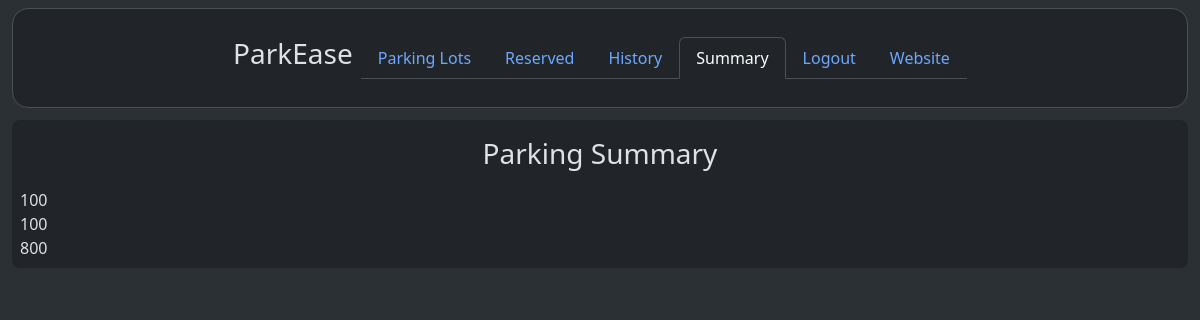
Page /user/dashboard/summary (signed in) on the earlier database version.
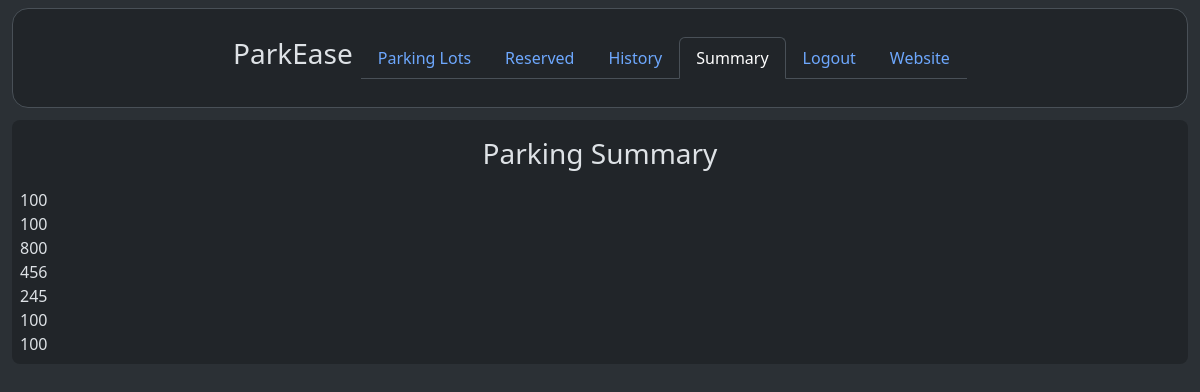
Same page on the later database version.
### models/parkingInfo.py (models this page shows, shortened)
class ReservedParkingSpot(db.Model) :
    __tablename__ = "reservedparkingspot"
    id = db.Column(db.Integer, primary_key = True, autoincrement = True)
    parkingSpotId = db.Column(db.Integer, db.ForeignKey("parkingspot.id"))
    userId = db.Column(db.Integer, db.ForeignKey("user.id"))
    parkingTimestamp = db.Column(db.DateTime)
    leavingTimestamp = db.Column(db.DateTime)
    totalCost = db.Column(db.Integer)
    vehicleNumber = db.Column(db.String)

### controllers/userDashboard.py (the view)
@userbp.route("/dashboard/summary", methods = ["GET"])
def summary() :
    if request.method == "GET" :
        return render_template("user/summary.html", reservedParkingSpots = viewAllReservedParkingSpots() )

### controllers/userDashboard.py (called while the page is built)
@userbp.before_request
def restrict() :
    if session.get("type") != "user" :
        return redirect(url_for("general.signIn"))

def viewAllReservedParkingSpots() :
    return db.session.execute(db.select(ReservedParkingSpot).filter_by(userId = session["id"])).scalars().all()

### templates/user/summary.html (shortened to what this page needs)
<!DOCTYPE html>
<html class = "h-100" data-bs-theme = "dark">
    <head>
        <link rel = "stylesheet" href = "/static/bootstrap/css/bootstrap.min.css"/>
        <link rel = "stylesheet" href = "/static/css/style.css"/>
    </head>
    <body class = "h-100">
        <div class = "container-fluid bg-body-tertiary min-vh-100">
            <div class = "container-fluid d-flex justify-content-center bg-body">
                <div class = "container-fluid mt-2 rounded-4 container-fluid border d-flex align-items-center justify-content-center overflow-auto position-fixed" style = "height: 100px; width: 98%; background-color: rgba(33, 37, 41, 0.9); z-index: 1000;">
                    <a href = "/" class = "text-decoration-none text-reset me-2">
                        <h3>
                            ParkEase
                        </h3>
                    </a>
                    <ul class = "nav nav-tabs">
                        <li class = "nav-item">
                            <a class = "nav-link" href = "/user/dashboard">
                                Parking Lots
                            </a>
                        </li>
                        <li class = "nav-item">
                            <a class = "nav-link", href = "/user/dashboard/reserved">
                                Reserved
                            </a>
                        </li>
                        <li class = "nav-item">
                            <a class = "nav-link", href = "/user/dashboard/history">
                                History
                            </a>
                        </li>
                        <li class = "nav-item">
                            <a class = "nav-link active" href = "/user/dashboard/summary">
                                Summary
                            </a>
                        </li>
                        <li class = "nav-item">
                            <a class = "nav-link" href = "/signIn">
                                Logout
                            </a>
                        </li>
                        <li class = "nav-item">
                            <a class = "nav-link" href = "/">
                                Website
                            </a>
                        </li>
                    </ul>
                </div>
            </div>
            <div class = "rounded-3 container-fluid bg-body p-2 overflow-auto" style = "height: 80%; width: 100%; margin-top: 120px;">
                <div class = "d-flex justify-content-center align-items-center gap-2" style = "height: 60px;">
                    <h3>
                        Parking Summary
                    </h3>
                </div>
                <div>
                    {% for reservedParkingSpot in reservedParkingSpots %}
                        <div>
                            {{ reservedParkingSpot.totalCost }}
                        </div>
                    {% endfor %}
                </div>
            </div>
        </div>
    </body>
</html>

Differences in the rows shown:
added ReservedParkingSpot: totalCost "456"
added ReservedParkingSpot: totalCost "245"
added ReservedParkingSpot: totalCost "100"
added ReservedParkingSpot: totalCost "100"
